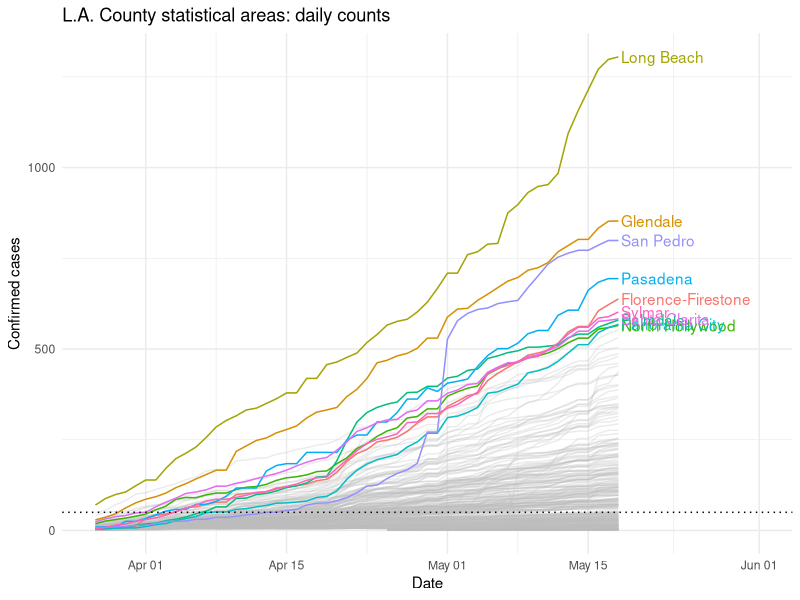
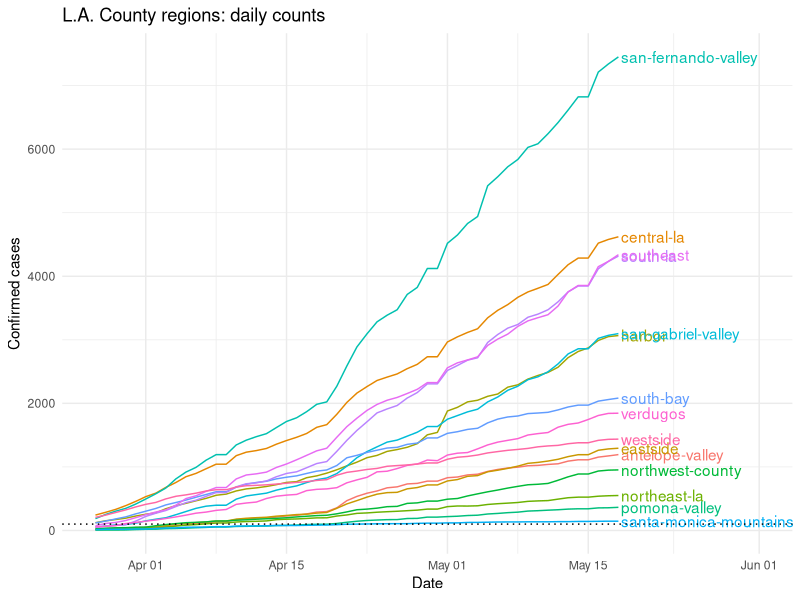
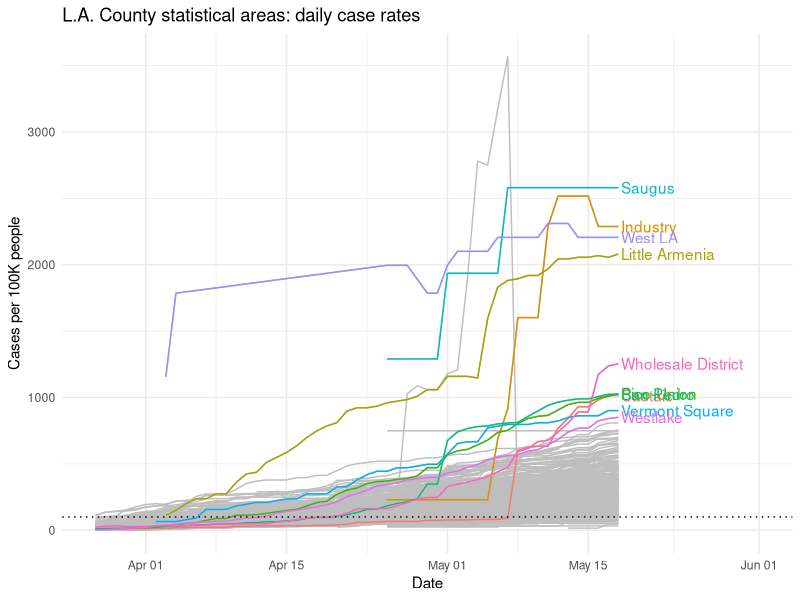
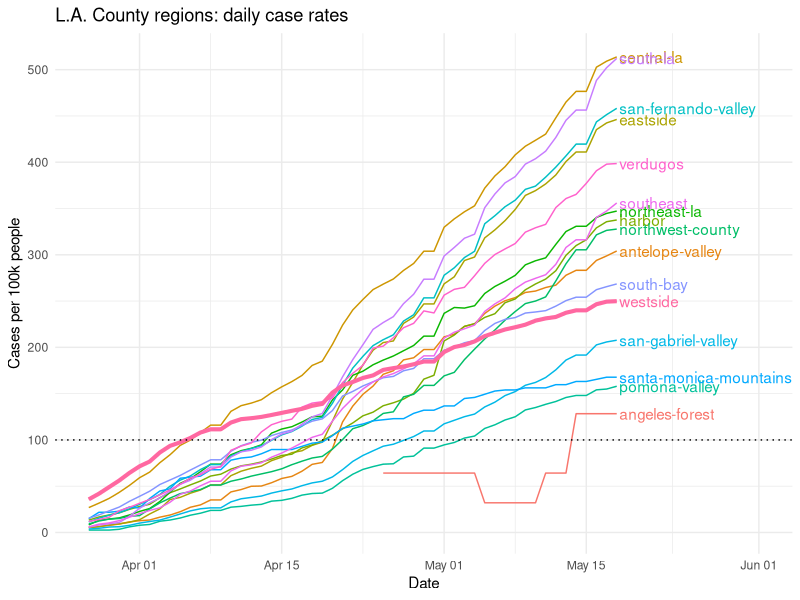
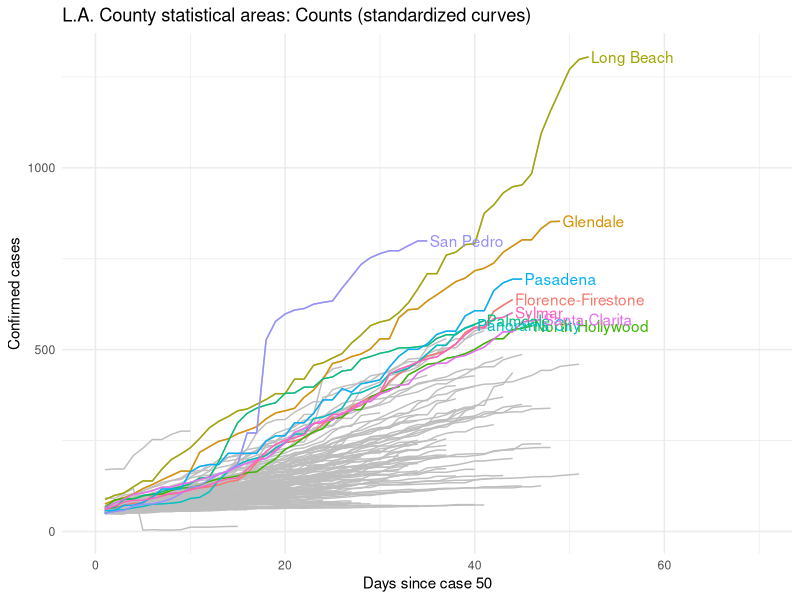
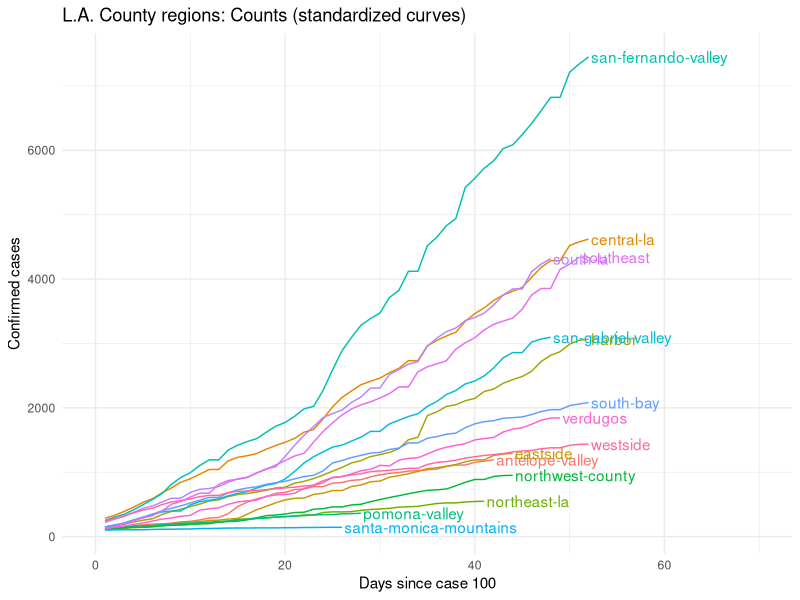
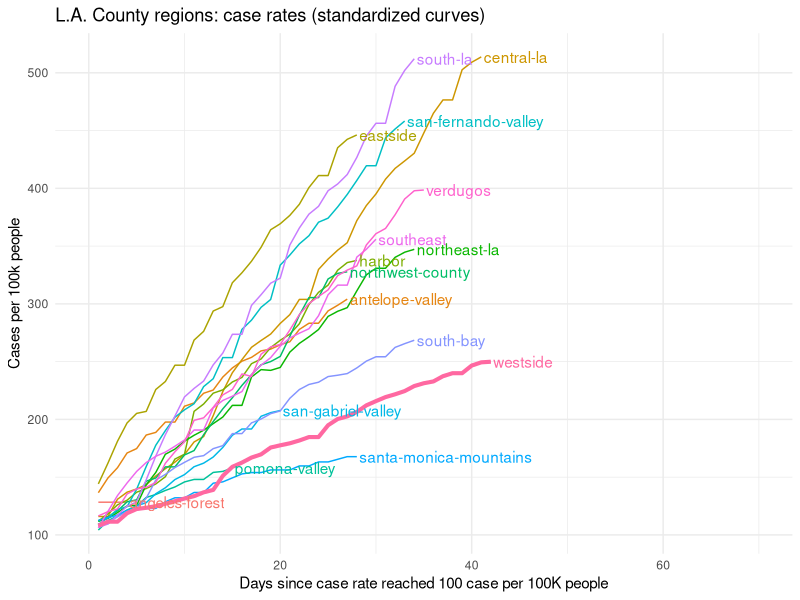
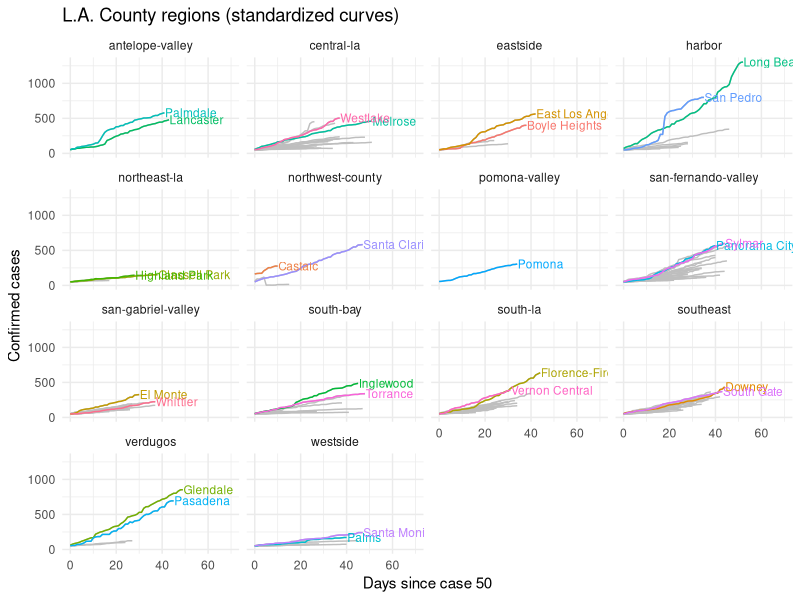

Here is the R script that generated these plots, in order:
library(glue)
library(tidyverse)

case.cutoff = 50
case.rate.cutoff = 100

csa.daily = read_csv('processed/csa-daily-calcs.csv') %>% 
  rename(
    days.since.case.cutoff = glue('days.since.{case.cutoff}.cases'),
    days.since.case.rate.cutoff = glue('days.since.{case.rate.cutoff}.cases.per.100k')
  )

csa.daily.latest = read_csv('processed/csa-daily-calcs-latest.csv') %>%
  rename(
    days.since.case.cutoff = glue('days.since.{case.cutoff}.cases'),
    days.since.case.rate.cutoff = glue('days.since.{case.rate.cutoff}.cases.per.100k')
  )

regions.daily = read_csv('processed/region-daily-calcs.csv') %>% 
  rename(
    days.since.case.cutoff = glue('days.since.{case.cutoff * 2}.cases'),
    days.since.case.rate.cutoff = glue('days.since.{case.rate.cutoff}.cases.per.100k')
  )

regions.daily.latest = read_csv('processed/region-daily-calcs-latest.csv') %>%
  rename(
    days.since.case.cutoff = glue('days.since.{case.cutoff * 2}.cases'),
    days.since.case.rate.cutoff = glue('days.since.{case.rate.cutoff}.cases.per.100k')
  )

max.date = as.Date('2020-06-01')
max.days.since = 70

# csa daily counts --------------------------------------------------------

plot.csa.counts.daily = csa.daily %>%
  filter(confirmed.cases > 0) %>% 
  ggplot(aes(date, confirmed.cases, group = csa.hood.name)) +
  geom_line(color = 'grey', alpha = 0.3) +
  geom_line(
    data = . %>%
      semi_join(
        csa.daily.latest %>%
          arrange(-confirmed.cases) %>%
          head(10),
        by = 'csa.hood.name'
      ),
    aes(color = csa.hood.name)
  ) +
  geom_text(
    data = . %>%
      semi_join(
        csa.daily.latest %>%
          arrange(-confirmed.cases) %>%
          head(10),
        by = 'csa.hood.name'
      ) %>%
      group_by(csa.hood.name) %>%
      filter(date == max(date)),
    aes(
      label = csa.hood.name,
      color = csa.hood.name
    ),
    hjust = 'left',
    nudge_x = 0.25
  ) +
  geom_hline(yintercept = case.cutoff, linetype = "dotted") +
  scale_x_date(limits = c(as.Date('2020-03-27'), max.date)) +
  theme_minimal() +
  theme(legend.position = 'none') +
  xlab('Date') +
  ylab('Confirmed cases') +
  ggtitle('L.A. County statistical areas: daily counts')

plot.csa.counts.daily

# region daily counts -----------------------------------------------------

plot.region.counts.daily = regions.daily %>%
  filter(confirmed.cases > 0) %>% 
  filter(mapla.region.slug != 'angeles-forest') %>% 
  ggplot(aes(date, confirmed.cases, group = mapla.region.slug, color = mapla.region.slug)) +
  geom_line() +
  geom_text(
    data = . %>% 
      group_by(mapla.region.slug) %>% 
      filter(date == max(date)),
    aes(label = mapla.region.slug),
    hjust = 'left',
    nudge_x = 0.25
  ) +
  geom_hline(yintercept = case.cutoff * 2, linetype = 'dotted') +
  scale_x_date(limits = c(as.Date('2020-03-27'), max.date)) +
  theme_minimal() +
  theme(legend.position = 'none') +
  xlab('Date') +
  ylab('Confirmed cases') +
  ggtitle('L.A. County regions: daily counts')

plot.region.counts.daily

# csa daily rates ---------------------------------------------------------

plot.csa.rates.daily = csa.daily %>%
  filter(case.rate.100k > 0) %>% 
  ggplot(aes(date, case.rate.100k, group = csa.hood.name)) +
  geom_line(color = 'grey') +
  geom_line(
    data = . %>%
      semi_join(
        csa.daily.latest %>%
          arrange(-case.rate.100k) %>%
          head(10),
        by = 'csa.hood.name'
      ),
    aes(color = csa.hood.name)
  ) +
  geom_text(
    data = . %>%
      semi_join(
        csa.daily.latest %>%
          arrange(-case.rate.100k) %>%
          head(10),
        by = 'csa.hood.name'
      ) %>%
      group_by(csa.hood.name) %>%
      filter(date == max(date)),
    aes(
      label = csa.hood.name,
      color = csa.hood.name
    ),
    hjust = 'left',
    nudge_x = 0.25
  ) +
  geom_hline(yintercept = case.rate.cutoff, linetype = 'dotted') +
  scale_x_date(limits = c(as.Date('2020-03-27'), max.date)) +
  theme_minimal() +
  theme(legend.position = 'none') +
  xlab('Date') +
  ylab('Cases per 100K people') +
  ggtitle('L.A. County statistical areas: daily case rates')

plot.csa.rates.daily

# region daily rates ------------------------------------------------------

plot.region.rates.daily = regions.daily %>%
  filter(case.rate.100k > 0) %>% 
  ggplot(aes(date, case.rate.100k, group = mapla.region.slug, color = mapla.region.slug)) +
  geom_line() +
  geom_line(
    data = . %>% 
      filter(mapla.region.slug == 'westside'),
    size = 1.4
  ) +
  geom_text(
    data = . %>% 
      group_by(mapla.region.slug) %>% 
      filter(date == max(date)),
    aes(label = mapla.region.slug),
    hjust = 'left',
    nudge_x = 0.25
  ) +
  geom_hline(yintercept = case.rate.cutoff, linetype = 'dotted') +
  scale_x_date(limits = c(as.Date('2020-03-27'), max.date)) +
  theme_minimal() +
  theme(legend.position = 'none') +
  xlab('Date') +
  ylab('Cases per 100k people') +
  ggtitle('L.A. County regions: daily case rates')

plot.region.rates.daily

# csa days since counts ---------------------------------------------------

plot.csa.counts.dayssince = csa.daily %>%
  filter(confirmed.cases > 0) %>%
  filter(days.since.case.cutoff > 0) %>%
  ggplot(aes(days.since.case.cutoff, confirmed.cases, group = csa.hood.name)) +
  geom_line(color = 'grey') +
  geom_line(
    data = . %>%
      semi_join(
        csa.daily.latest %>%
          arrange(-confirmed.cases) %>%
          head(10),
        by = 'csa.hood.name'
      ),
    aes(color = csa.hood.name)
  ) +
  geom_text(
    data = . %>%
      semi_join(
        csa.daily.latest %>%
          arrange(-confirmed.cases) %>%
          head(10),
        by = 'csa.hood.name'
      ) %>%
      group_by(csa.hood.name) %>%
      filter(date == max(date)),
    aes(
      label = csa.hood.name,
      color = csa.hood.name
    ),
    hjust = 'left',
    nudge_x = 0.25
  ) +
  scale_x_continuous(limits = c(0, max.days.since)) +
  theme_minimal() +
  theme(legend.position = 'none') +
  xlab(glue('Days since case {case.cutoff}')) +
  ylab('Confirmed cases') +
  ggtitle('L.A. County statistical areas: Counts (standardized curves)')

plot.csa.counts.dayssince

# region days since counts ------------------------------------------------

plot.region.counts.dayssince = regions.daily %>%
  filter(confirmed.cases > 0) %>%
  filter(days.since.case.cutoff > 0) %>%
  ggplot(aes(days.since.case.cutoff, confirmed.cases, group = mapla.region.slug, color = mapla.region.slug)) +
  geom_line() +
  geom_text(
    data = . %>%
      group_by(mapla.region.slug) %>%
      filter(date == max(date)),
    aes(label = mapla.region.slug),
    hjust = 'left',
    nudge_x = 0.25
  ) +
  scale_x_continuous(limits = c(0, max.days.since)) +
  theme_minimal() +
  theme(legend.position = 'none') +
  xlab(glue('Days since case {case.cutoff * 2}')) +
  ylab('Confirmed cases') +
  ggtitle('L.A. County regions: Counts (standardized curves)')

plot.region.counts.dayssince


# regions days since rates ------------------------------------------------

plot.region.rates.dayssince = regions.daily %>%
  filter(confirmed.cases > 0) %>% 
  filter(days.since.case.rate.cutoff > 0) %>% 
  ggplot(aes(days.since.case.rate.cutoff, case.rate.100k, color = mapla.region.slug)) +
  geom_line() +
  geom_line(
    data = . %>% 
      filter(mapla.region.slug == 'westside'),
    size = 1.4
  ) +
  geom_text(
    data = . %>%
      group_by(mapla.region.slug) %>%
      filter(date == max(date)),
    aes(
      label = mapla.region.slug,
      color = mapla.region.slug
    ),
    hjust = 'left',
    nudge_x = 0.25
  ) +
  scale_x_continuous(limits = c(0, max.days.since)) +
  theme_minimal() +
  theme(legend.position = 'none') +
  xlab(glue('Days since case rate reached {case.rate.cutoff} case per 100K people')) +
  ylab('Cases per 100k people') +
  ggtitle('L.A. County regions: case rates (standardized curves)')

plot.region.rates.dayssince


# regions grid cases ------------------------------------------------------

plot.region.grid.counts.dayssince = csa.daily %>%
  filter(!mapla.region.slug %in% c('angeles-forest', 'santa-monica-mountains', NA)) %>% 
  filter(days.since.case.cutoff >= 0) %>% 
  ggplot(aes(days.since.case.cutoff, confirmed.cases, group = csa.hood.name)) +
  geom_line(color = 'grey') +
  geom_line(
    data = . %>% 
      semi_join(
        csa.daily.latest %>%
          group_by(mapla.region.slug) %>%
          arrange(-confirmed.cases) %>%
          top_n(2, wt = confirmed.cases),
        by = 'csa.hood.name'
      ),
    aes(color = csa.hood.name)
  ) +
  geom_text(
    data = . %>% 
      semi_join(
        csa.daily.latest %>%
          group_by(mapla.region.slug) %>%
          arrange(-confirmed.cases) %>%
          top_n(2, wt = confirmed.cases),
        by = 'csa.hood.name'
      ) %>% 
      group_by(csa.hood.name) %>%
      filter(date == max(date)),
    aes(
      label = csa.hood.name,
      color = csa.hood.name
    ),
    hjust = 'left',
    nudge_x = 0.25,
    size = 3
  ) +
  scale_x_continuous(limits = c(0, max.days.since)) +
  # coord_trans(y = 'log10') +
  facet_wrap(. ~ mapla.region.slug) +
  ggtitle('L.A. County regions (standardized curves)') +
  xlab(glue('Days since case {case.cutoff}')) +
  ylab('Confirmed cases') +
  theme_minimal() +
  theme(legend.position = 'none')

plot.region.grid.counts.dayssince


ggsave('plots/csa-counts-daily.png', plot = plot.csa.counts.daily, width = 12, height = 8)
ggsave('plots/region-counts-daily.png', plot = plot.region.counts.daily, width = 12, height = 8)
ggsave('plots/csa-rates-daily.png', plot = plot.csa.rates.daily, width = 12, height = 8)
ggsave('plots/region-rates-daily.png', plot = plot.region.rates.daily, width = 12, height = 8)

ggsave('plots/csa-counts-dayssince.png', plot = plot.csa.counts.dayssince, width = 12, height = 8)
ggsave('plots/region-counts-dayssince.png', plot = plot.region.counts.dayssince, width = 12, height = 8)
ggsave('plots/region-rates-dayssince.png', plot = plot.region.rates.dayssince, width = 12, height = 8)

ggsave('plots/region-grid-counts-dayssince.png', plot = plot.region.grid.counts.dayssince, width = 12, height = 8)
